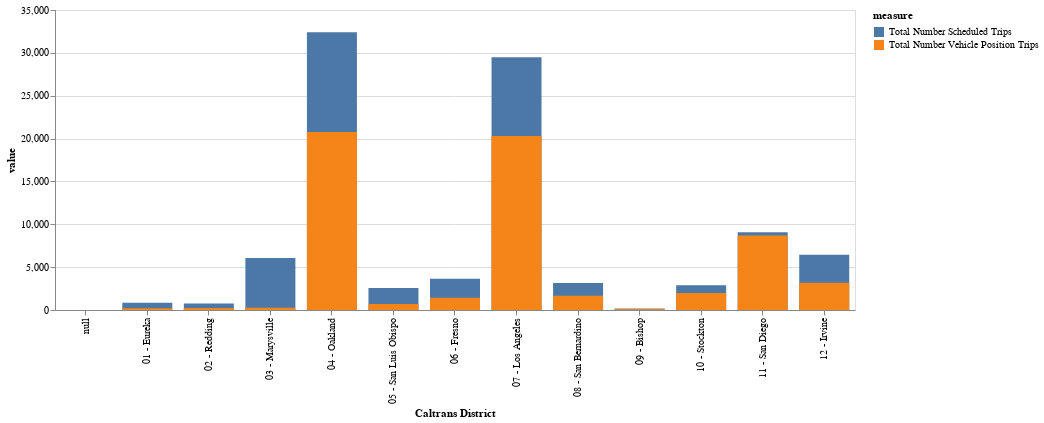

The code cell stored with this chart in its notebook:
### Code cell
display(HTML(f"<strong>Number of Scheduled and Vehicle Postion Trips in {district}</strong>"))

(utils.bar_chart_over_time((dist_avg_long),
                           'caltrans_district','value','measure',',f', 'x', '')).mark_bar(size=50).encode(y=alt.Y('value', stack = None,)).properties(width=800)

### Figure 1 — Vega-Lite specification as saved in the notebook (floating-point values rounded to 4 significant figures)
{"config": {"view": {"continuousWidth": 400, "continuousHeight": 300}}, "data": {"name": "data-4ae20ca6cc2554ab34dfab2fcf7818d6"}, "mark": {"type": "bar", "size": 50}, "encoding": {"color": {"field": "measure", "type": "nominal"}, "tooltip": [{"field": "caltrans_district", "title": "Caltrans District", "type": "nominal"}, {"field": "value", "title": "Value", "type": "quantitative"}], "x": {"field": "caltrans_district", "sort": "x", "title": "Caltrans District", "type": "nominal"}, "y": {"field": "value", "stack": null, "type": "quantitative"}}, "width": 800, "$schema": "https://vega.github.io/schema/vega-lite/v4.17.0.json", "datasets": {"data-4ae20ca6cc2554ab34dfab2fcf7818d6": [{"caltrans_district": null, "measure": "Total Number Scheduled Trips", "value": null}, {"caltrans_district": "05 - San Luis Obispo", "measure": "Total Number Scheduled Trips", "value": 2573.0}, {"caltrans_district": "07 - Los Angeles", "measure": "Total Number Scheduled Trips", "value": 29480.0}, {"caltrans_district": "04 - Oakland", "measure": "Total Number Scheduled Trips", "value": 32400.0}, {"caltrans_district": "10 - Stockton", "measure": "Total Number Scheduled Trips", "value": 2902.0}, {"caltrans_district": "03 - Marysville", "measure": "Total Number Scheduled Trips", "value": 6075.0}, {"caltrans_district": "11 - San Diego", "measure": "Total Number Scheduled Trips", "value": 9084.0}, {"caltrans_district": "02 - Redding", "measure": "Total Number Scheduled Trips", "value": 750.0}, {"caltrans_district": "08 - San Bernardino", "measure": "Total Number Scheduled Trips", "value": 3155.0}, {"caltrans_district": "06 - Fresno", "measure": "Total Number Scheduled Trips", "value": 3651.0}, {"caltrans_district": "09 - Bishop", "measure": "Total Number Scheduled Trips", "value": 186.0}, {"caltrans_district": "01 - Eureka", "measure": "Total Number Scheduled Trips", "value": 852.0}, {"caltrans_district": "12 - Irvine", "measure": "Total Number Scheduled Trips", "value": 6436.0}, {"caltrans_district": null, "measure": "Total Number Vehicle Position Trips", "value": null}, {"caltrans_district": "05 - San Luis Obispo", "measure": "Total Number Vehicle Position Trips", "value": 694.0}, {"caltrans_district": "07 - Los Angeles", "measure": "Total Number Vehicle Position Trips", "value": 20290.0}, {"caltrans_district": "04 - Oakland", "measure": "Total Number Vehicle Position Trips", "value": 20780.0}, {"caltrans_district": "10 - Stockton", "measure": "Total Number Vehicle Position Trips", "value": 1980.0}, {"caltrans_district": "03 - Marysville", "measure": "Total Number Vehicle Position Trips", "value": 259.0}, {"caltrans_district": "11 - San Diego", "measure": "Total Number Vehicle Position Trips", "value": 8692.0}, {"caltrans_district": "02 - Redding", "measure": "Total Number Vehicle Position Trips", "value": 222.0}, {"caltrans_district": "08 - San Bernardino", "measure": "Total Number Vehicle Position Trips", "value": 1657.0}, {"caltrans_district": "06 - Fresno", "measure": "Total Number Vehicle Position Trips", "value": 1429.0}, {"caltrans_district": "09 - Bishop", "measure": "Total Number Vehicle Position Trips", "value": 117.0}, {"caltrans_district": "01 - Eureka", "measure": "Total Number Vehicle Position Trips", "value": 218.0}, {"caltrans_district": "12 - Irvine", "measure": "Total Number Vehicle Position Trips", "value": 3171.0}]}}
